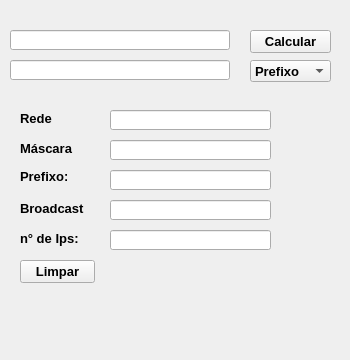
<?xml version="1.0" encoding="UTF-8"?>
<ui version="4.0">
 <class>MainWindow</class>
 <widget class="QMainWindow" name="MainWindow">
  <property name="geometry">
   <rect>
    <x>0</x>
    <y>0</y>
    <width>350</width>
    <height>360</height>
   </rect>
  </property>
  <property name="windowTitle">
   <string>Calculadora IPV4</string>
  </property>
  <property name="windowIcon">
   <iconset>
    <normaloff>../../Downloads/1694.png</normaloff>../../Downloads/1694.png</iconset>
  </property>
  <widget class="QWidget" name="centralwidget">
   <widget class="QLineEdit" name="ipv4Edit">
    <property name="geometry">
     <rect>
      <x>10</x>
      <y>30</y>
      <width>220</width>
      <height>20</height>
     </rect>
    </property>
    <property name="font">
     <font>
      <family>Segoe UI</family>
      <pointsize>10</pointsize>
      <weight>75</weight>
      <bold>true</bold>
     </font>
    </property>
    <property name="text">
     <string/>
    </property>
    <property name="alignment">
     <set>Qt::AlignCenter</set>
    </property>
   </widget>
   <widget class="QPushButton" name="btnCalculate">
    <property name="geometry">
     <rect>
      <x>250</x>
      <y>30</y>
      <width>81</width>
      <height>23</height>
     </rect>
    </property>
    <property name="font">
     <font>
      <family>Segoe UI</family>
      <pointsize>10</pointsize>
      <weight>75</weight>
      <bold>true</bold>
     </font>
    </property>
    <property name="text">
     <string>Calcular</string>
    </property>
   </widget>
   <widget class="QLabel" name="labelNIps">
    <property name="geometry">
     <rect>
      <x>20</x>
      <y>230</y>
      <width>61</width>
      <height>16</height>
     </rect>
    </property>
    <property name="font">
     <font>
      <family>Segoe UI</family>
      <pointsize>10</pointsize>
      <weight>75</weight>
      <bold>true</bold>
     </font>
    </property>
    <property name="text">
     <string>n° de Ips:</string>
    </property>
   </widget>
   <widget class="QLabel" name="labelMask">
    <property name="geometry">
     <rect>
      <x>20</x>
      <y>140</y>
      <width>61</width>
      <height>16</height>
     </rect>
    </property>
    <property name="font">
     <font>
      <family>Segoe UI</family>
      <pointsize>10</pointsize>
      <weight>75</weight>
      <bold>true</bold>
     </font>
    </property>
    <property name="text">
     <string>Máscara</string>
    </property>
   </widget>
   <widget class="QLabel" name="labelBroadcast">
    <property name="geometry">
     <rect>
      <x>20</x>
      <y>200</y>
      <width>71</width>
      <height>16</height>
     </rect>
    </property>
    <property name="font">
     <font>
      <family>Segoe UI</family>
      <pointsize>10</pointsize>
      <weight>75</weight>
      <bold>true</bold>
     </font>
    </property>
    <property name="text">
     <string>Broadcast</string>
    </property>
   </widget>
   <widget class="QLabel" name="labelNetwork">
    <property name="geometry">
     <rect>
      <x>20</x>
      <y>110</y>
      <width>61</width>
      <height>16</height>
     </rect>
    </property>
    <property name="font">
     <font>
      <family>Segoe UI</family>
      <pointsize>10</pointsize>
      <weight>75</weight>
      <bold>true</bold>
     </font>
    </property>
    <property name="text">
     <string>Rede</string>
    </property>
   </widget>
   <widget class="QLineEdit" name="networkEdit">
    <property name="geometry">
     <rect>
      <x>110</x>
      <y>110</y>
      <width>161</width>
      <height>20</height>
     </rect>
    </property>
    <property name="font">
     <font>
      <family>Segoe UI</family>
      <pointsize>10</pointsize>
      <weight>75</weight>
      <bold>true</bold>
     </font>
    </property>
    <property name="text">
     <string/>
    </property>
    <property name="alignment">
     <set>Qt::AlignCenter</set>
    </property>
   </widget>
   <widget class="QLineEdit" name="maskEdit">
    <property name="geometry">
     <rect>
      <x>110</x>
      <y>140</y>
      <width>161</width>
      <height>20</height>
     </rect>
    </property>
    <property name="font">
     <font>
      <family>Segoe UI</family>
      <pointsize>10</pointsize>
      <weight>75</weight>
      <bold>true</bold>
     </font>
    </property>
    <property name="text">
     <string/>
    </property>
    <property name="alignment">
     <set>Qt::AlignCenter</set>
    </property>
   </widget>
   <widget class="QLineEdit" name="broadcastEdit">
    <property name="geometry">
     <rect>
      <x>110</x>
      <y>200</y>
      <width>161</width>
      <height>20</height>
     </rect>
    </property>
    <property name="font">
     <font>
      <family>Segoe UI</family>
      <pointsize>10</pointsize>
      <weight>75</weight>
      <bold>true</bold>
     </font>
    </property>
    <property name="text">
     <string/>
    </property>
    <property name="alignment">
     <set>Qt::AlignCenter</set>
    </property>
   </widget>
   <widget class="QLineEdit" name="nIpsEdit">
    <property name="geometry">
     <rect>
      <x>110</x>
      <y>230</y>
      <width>161</width>
      <height>20</height>
     </rect>
    </property>
    <property name="font">
     <font>
      <family>Segoe UI</family>
      <pointsize>10</pointsize>
      <weight>75</weight>
      <bold>true</bold>
     </font>
    </property>
    <property name="text">
     <string/>
    </property>
    <property name="alignment">
     <set>Qt::AlignCenter</set>
    </property>
   </widget>
   <widget class="QLineEdit" name="maskOrPrefixEdit">
    <property name="geometry">
     <rect>
      <x>10</x>
      <y>60</y>
      <width>220</width>
      <height>20</height>
     </rect>
    </property>
    <property name="font">
     <font>
      <family>Segoe UI</family>
      <pointsize>10</pointsize>
      <weight>75</weight>
      <bold>true</bold>
     </font>
    </property>
    <property name="text">
     <string/>
    </property>
    <property name="alignment">
     <set>Qt::AlignCenter</set>
    </property>
   </widget>
   <widget class="QComboBox" name="maskOrPrefixComboBox">
    <property name="geometry">
     <rect>
      <x>250</x>
      <y>60</y>
      <width>81</width>
      <height>22</height>
     </rect>
    </property>
    <property name="font">
     <font>
      <family>Segoe UI</family>
      <pointsize>10</pointsize>
      <weight>75</weight>
      <bold>true</bold>
     </font>
    </property>
    <item>
     <property name="text">
      <string>Prefixo</string>
     </property>
    </item>
    <item>
     <property name="text">
      <string>Máscara</string>
     </property>
    </item>
   </widget>
   <widget class="QLabel" name="labelInvalid">
    <property name="geometry">
     <rect>
      <x>0</x>
      <y>310</y>
      <width>351</width>
      <height>20</height>
     </rect>
    </property>
    <property name="font">
     <font>
      <family>Segoe UI</family>
      <pointsize>10</pointsize>
      <weight>75</weight>
      <bold>true</bold>
     </font>
    </property>
    <property name="styleSheet">
     <string notr="true">color: red;</string>
    </property>
    <property name="text">
     <string/>
    </property>
    <property name="alignment">
     <set>Qt::AlignCenter</set>
    </property>
   </widget>
   <widget class="QLabel" name="labelValid">
    <property name="geometry">
     <rect>
      <x>0</x>
      <y>310</y>
      <width>351</width>
      <height>20</height>
     </rect>
    </property>
    <property name="font">
     <font>
      <family>Segoe UI</family>
      <pointsize>10</pointsize>
      <weight>75</weight>
      <bold>true</bold>
     </font>
    </property>
    <property name="styleSheet">
     <string notr="true">color: green;</string>
    </property>
    <property name="text">
     <string/>
    </property>
    <property name="alignment">
     <set>Qt::AlignCenter</set>
    </property>
   </widget>
   <widget class="QPushButton" name="btnClear">
    <property name="geometry">
     <rect>
      <x>20</x>
      <y>260</y>
      <width>75</width>
      <height>23</height>
     </rect>
    </property>
    <property name="font">
     <font>
      <family>Segoe UI</family>
      <pointsize>10</pointsize>
      <weight>75</weight>
      <bold>true</bold>
     </font>
    </property>
    <property name="text">
     <string>Limpar</string>
    </property>
   </widget>
   <widget class="QLabel" name="labelPrefix">
    <property name="geometry">
     <rect>
      <x>20</x>
      <y>170</y>
      <width>47</width>
      <height>13</height>
     </rect>
    </property>
    <property name="font">
     <font>
      <family>Segoe UI</family>
      <pointsize>10</pointsize>
      <weight>75</weight>
      <bold>true</bold>
     </font>
    </property>
    <property name="text">
     <string>Prefixo:</string>
    </property>
   </widget>
   <widget class="QLineEdit" name="prefixEdit">
    <property name="geometry">
     <rect>
      <x>110</x>
      <y>170</y>
      <width>161</width>
      <height>20</height>
     </rect>
    </property>
    <property name="font">
     <font>
      <family>Segoe UI</family>
      <pointsize>10</pointsize>
      <weight>75</weight>
      <bold>true</bold>
     </font>
    </property>
    <property name="alignment">
     <set>Qt::AlignCenter</set>
    </property>
   </widget>
  </widget>
 </widget>
 <resources/>
 <connections/>
</ui>
